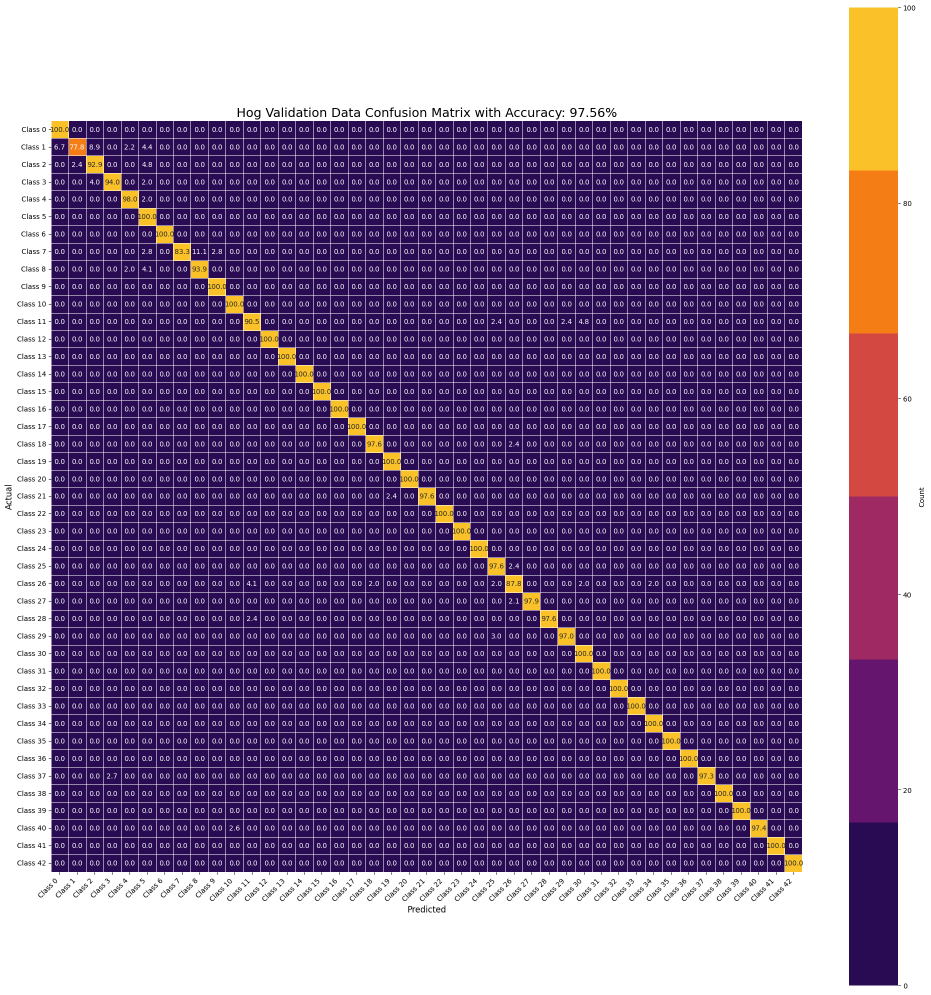
#> input picture images/Hog_SVC_confusion_matrix.png, 1861 x 1989 px (shown at 1/2 size)
$ python -i feature_utils.py   (imports and definitions only)
#> lines starting #> are read from the running program, lines starting #| are printed output that depends on the picture
import itertools
import multiprocessing as mp
import os
from io import BytesIO
from typing import Callable

import cv2
import matplotlib.pyplot as plt
import numpy as np
import polars as pl

# import tensorflow as tf
from matplotlib import ticker
from PIL import Image
from skimage.feature import canny, hog, local_binary_pattern
from skimage.filters import gaussian

# [160 lines of commented-out code are left out]


# [127 lines left out: functions parallelize_dataframe, process_chunk, blur_image, edge_detection, convert_to_lab, create_local_binary_pattern and 3 more, not called in this run]


def compute_hsv_histograms(image: np.array) -> np.array:
    """
    Compute the HSV histograms for the image. Convert image to 255 scale
    Change Color Space to HSV, return histograms and edges
    """
    image = (image * 255.0).astype(np.uint8)
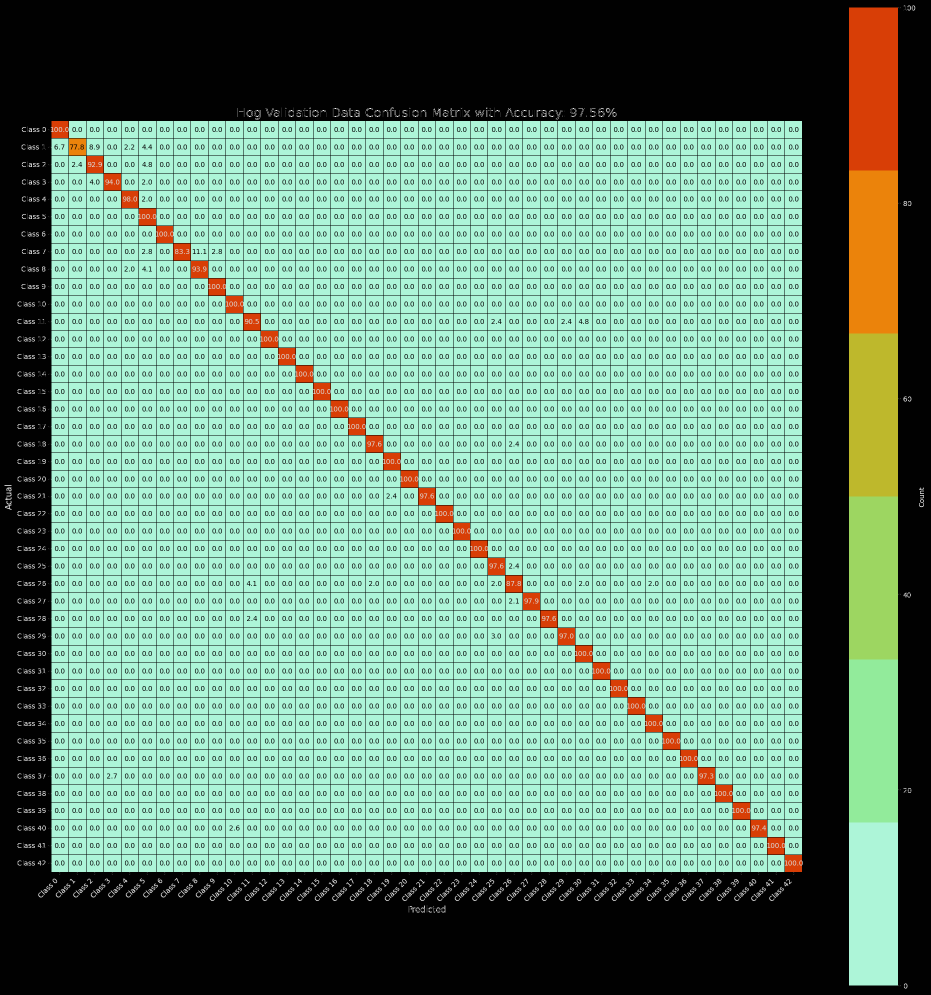
#> image: shape (1989, 1861, 3) (shown at 1/2 size); mean of channels 0, 1, 2 121.3, 142.1, 106.1; drawn as B, G, R
    hsv_image = cv2.cvtColor(image, cv2.COLOR_RGB2HSV)
#> hsv_image: shape (1989, 1861, 3); mean H, S, V 29.1, 53.5, 146.3

    hue_hist, hue_edges = np.histogram(
        hsv_image[:, :, 0].astype(np.uint8).ravel(), bins=180, range=(0, 180)
    )
#> hue_hist = 180 values, max 2038715 at index 42, min 0 at index 1, mean 20564; hue_edges = 181 values from 0 to 180

    sat_hist, sat_edges = np.histogram(
        hsv_image[:, :, 1].astype(np.uint8).ravel(), bins=256, range=(0, 256)
    )
#> sat_hist = 256 values, max 1964744 at index 75, min 0 at index 3, mean 14459.1; sat_edges = 257 values from 0 to 256

    val_hist, val_edges = np.histogram(
        hsv_image[:, :, 2].astype(np.uint8).ravel(), bins=256, range=(0, 256)
    )
#> val_hist = 256 values, max 1921392 at index 245, min 19 at index 165, mean 14459.1; val_edges = 257 values from 0 to 256
    return hue_hist, hue_edges, sat_hist, sat_edges, val_hist, val_edges


# [46 lines left out: functions convert_numpy_to_bytesio, compute_lbp_image_and_histogram, normalize_histogram, not called in this run]

>>> import cv2
>>> picture = cv2.cvtColor(cv2.imread('images/Hog_SVC_confusion_matrix.png'), cv2.COLOR_BGR2RGB)
>>> result = compute_hsv_histograms(picture)
#> result = 6 items

$ run again, on images/Hue_SVC_confusion_matrix.png
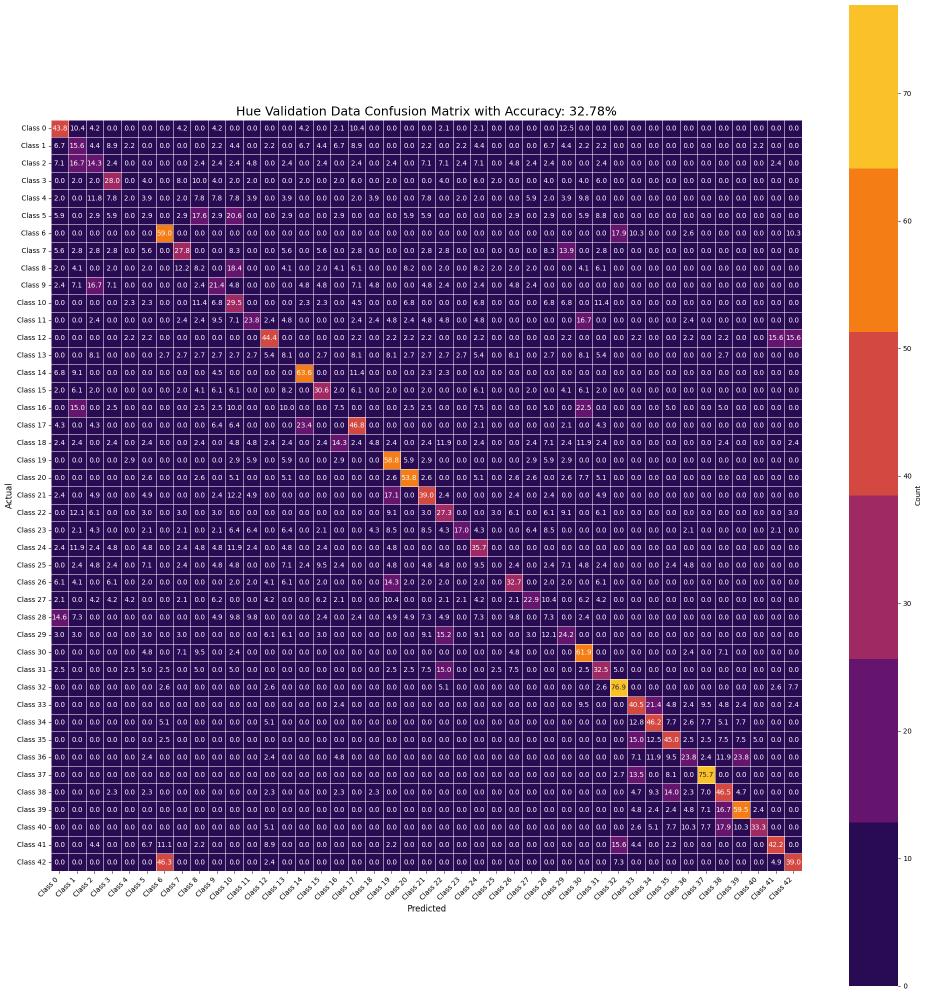
#> input picture images/Hue_SVC_confusion_matrix.png, 1853 x 1990 px (shown at 1/2 size)
#> in compute_hsv_histograms, `image = (image * 255.0).astype(np.uint8)`:
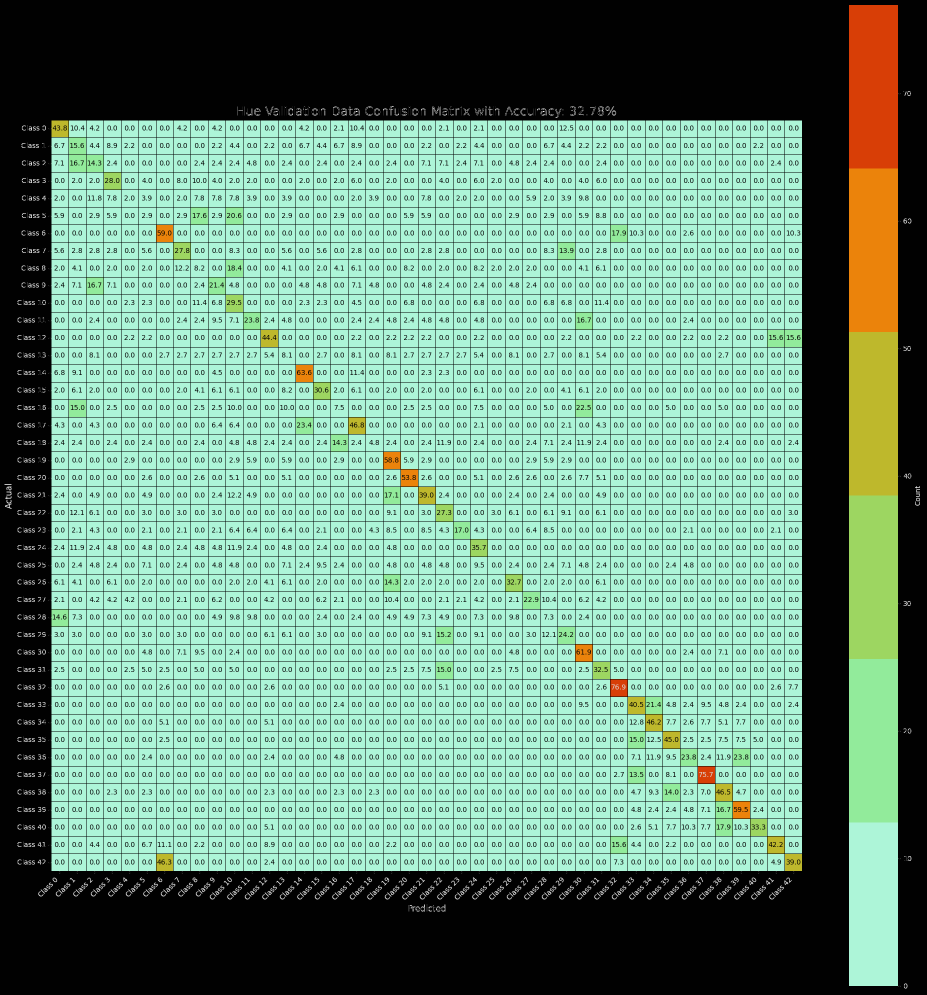
#> image: shape (1990, 1853, 3) (shown at 1/2 size); mean of channels 0, 1, 2 122.2, 144.1, 105.7; drawn as B, G, R
#> hsv_image: shape (1990, 1853, 3); mean H, S, V 28.9, 52.8, 146.7
#> hue_hist = 180 values, max 2018645 at index 42, min 0 at index 1, mean 20485.9; hue_edges = 181 values from 0 to 180
#> sat_hist = 256 values, max 1949102 at index 75, min 0 at index 3, mean 14404.2; sat_edges = 257 values from 0 to 256
#> val_hist = 256 values, max 1902274 at index 245, min 49 at index 76, mean 14404.2; val_edges = 257 values from 0 to 256
#> result = 6 items
